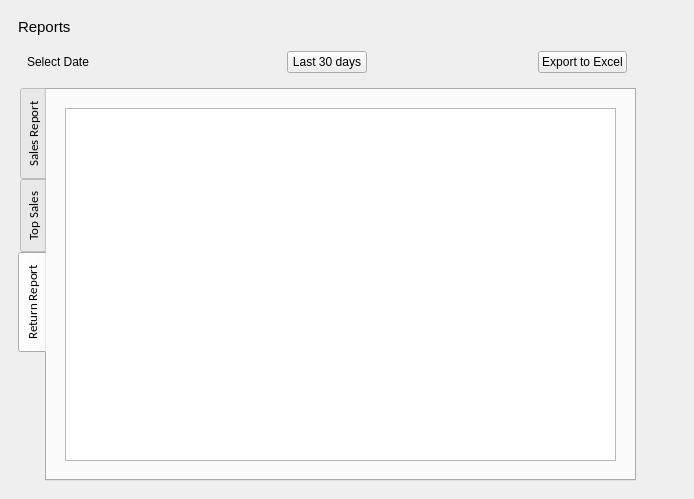
<?xml version="1.0" encoding="UTF-8"?>
<ui version="4.0">
 <class>Report</class>
 <widget class="QMainWindow" name="Report">
  <property name="geometry">
   <rect>
    <x>0</x>
    <y>0</y>
    <width>694</width>
    <height>499</height>
   </rect>
  </property>
  <property name="windowTitle">
   <string>MainWindow</string>
  </property>
  <property name="windowIcon">
   <iconset resource="images.qrc">
    <normaloff>:/images/logo.png</normaloff>:/images/logo.png</iconset>
  </property>
  <widget class="QWidget" name="centralwidget">
   <layout class="QGridLayout" name="gridLayout">
    <item row="0" column="0">
     <widget class="QWidget" name="widget" native="true">
      <layout class="QGridLayout" name="gridLayout_2">
       <item row="2" column="1">
        <spacer name="horizontalSpacer">
         <property name="orientation">
          <enum>Qt::Horizontal</enum>
         </property>
         <property name="sizeType">
          <enum>QSizePolicy::Fixed</enum>
         </property>
         <property name="sizeHint" stdset="0">
          <size>
           <width>40</width>
           <height>20</height>
          </size>
         </property>
        </spacer>
       </item>
       <item row="1" column="0">
        <layout class="QVBoxLayout" name="verticalLayout">
         <item>
          <widget class="QWidget" name="widget_2" native="true">
           <layout class="QHBoxLayout" name="horizontalLayout">
            <item>
             <widget class="QLabel" name="label_2">
              <property name="text">
               <string>Select Date</string>
              </property>
             </widget>
            </item>
            <item alignment="Qt::AlignHCenter">
             <widget class="QPushButton" name="btnlast30days">
              <property name="sizePolicy">
               <sizepolicy hsizetype="Fixed" vsizetype="Fixed">
                <horstretch>0</horstretch>
                <verstretch>0</verstretch>
               </sizepolicy>
              </property>
              <property name="text">
               <string>Last 30 days</string>
              </property>
             </widget>
            </item>
            <item alignment="Qt::AlignRight|Qt::AlignVCenter">
             <widget class="QPushButton" name="btnexporttoexcel">
              <property name="sizePolicy">
               <sizepolicy hsizetype="Fixed" vsizetype="Preferred">
                <horstretch>0</horstretch>
                <verstretch>0</verstretch>
               </sizepolicy>
              </property>
              <property name="text">
               <string>Export to Excel</string>
              </property>
             </widget>
            </item>
           </layout>
          </widget>
         </item>
        </layout>
       </item>
       <item row="2" column="0">
        <widget class="QTabWidget" name="Reports">
         <property name="font">
          <font>
           <family>Calibri</family>
           <pointsize>10</pointsize>
          </font>
         </property>
         <property name="tabPosition">
          <enum>QTabWidget::West</enum>
         </property>
         <property name="currentIndex">
          <number>2</number>
         </property>
         <widget class="QWidget" name="tabsalesreport">
          <attribute name="title">
           <string>Sales Report</string>
          </attribute>
          <layout class="QGridLayout" name="gridLayout_3">
           <item row="0" column="0">
            <widget class="QWidget" name="widget_3" native="true">
             <layout class="QGridLayout" name="gridLayout_8">
              <item row="0" column="0">
               <widget class="QTableView" name="tblSaleR"/>
              </item>
             </layout>
            </widget>
           </item>
          </layout>
         </widget>
         <widget class="QWidget" name="tabtopsale">
          <attribute name="title">
           <string>Top Sales</string>
          </attribute>
          <layout class="QGridLayout" name="gridLayout_4">
           <item row="0" column="0">
            <widget class="QWidget" name="widget_4" native="true">
             <layout class="QGridLayout" name="gridLayout_7">
              <item row="0" column="0">
               <widget class="QTableView" name="tblTopS"/>
              </item>
             </layout>
            </widget>
           </item>
          </layout>
         </widget>
         <widget class="QWidget" name="tabReturnreport">
          <attribute name="title">
           <string>Return Report</string>
          </attribute>
          <layout class="QGridLayout" name="gridLayout_5">
           <item row="0" column="0">
            <widget class="QWidget" name="widget_5" native="true">
             <layout class="QGridLayout" name="gridLayout_6">
              <item row="0" column="0">
               <widget class="QTableView" name="tblReturnR"/>
              </item>
             </layout>
            </widget>
           </item>
          </layout>
         </widget>
        </widget>
       </item>
       <item row="0" column="0">
        <widget class="QLabel" name="label">
         <property name="font">
          <font>
           <pointsize>11</pointsize>
          </font>
         </property>
         <property name="text">
          <string>Reports</string>
         </property>
        </widget>
       </item>
      </layout>
     </widget>
    </item>
   </layout>
  </widget>
 </widget>
 <resources>
  <include location="images.qrc"/>
 </resources>
 <connections/>
</ui>
